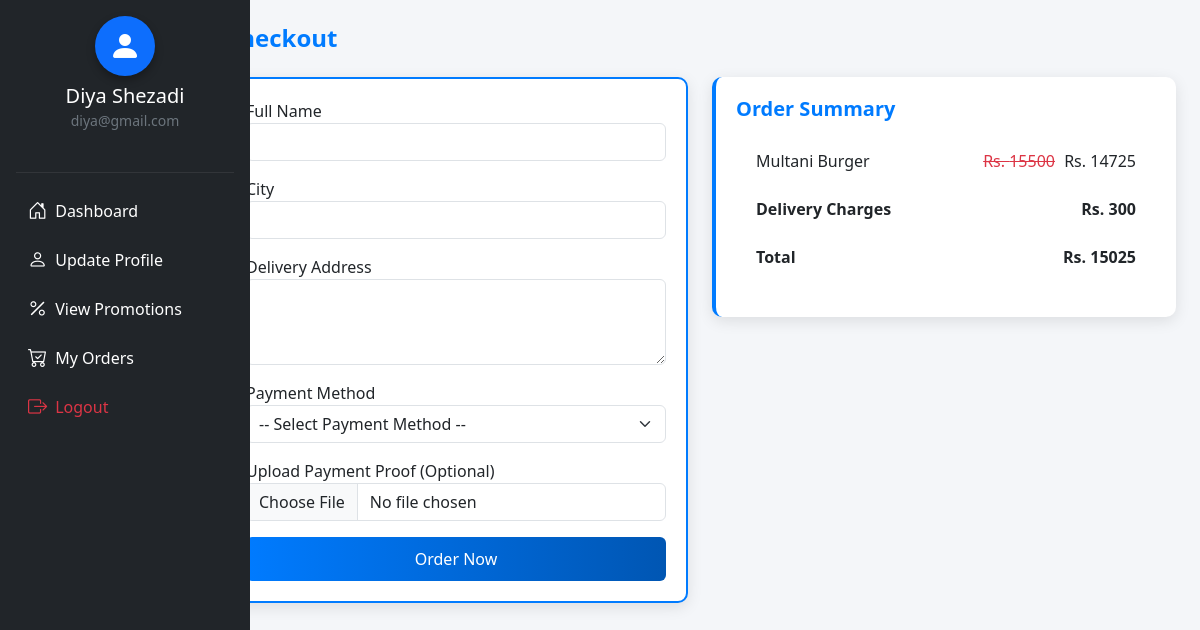
Page /customer/checkout.php (signed in) on the committed database.
### tables this page shows
CREATE TABLE `tbl_cart` (
  `id` int(11) NOT NULL,
  `customer_id` int(11) NOT NULL,
  `food_id` int(11) NOT NULL,
  `added_at` timestamp NOT NULL DEFAULT current_timestamp()
);

CREATE TABLE `tbl_foods` (
  `id` int(11) NOT NULL,
  `restaurant_id` int(11) DEFAULT NULL,
  `menu_id` int(11) DEFAULT NULL,
  `name` varchar(100) DEFAULT NULL,
  `price` int(11) DEFAULT NULL,
  `image` varchar(255) DEFAULT NULL,
  `discount` int(11) DEFAULT 0
);

### customer/checkout.php (the view, shortened to what this page needs)
<?php
include("../dbconnection.php");
$customer_id = $_SESSION['userid'];
$cart_query = mysqli_query($conn, "SELECT c.*, f.name, f.price, f.discount
    FROM tbl_cart c
    JOIN tbl_foods f ON c.food_id = f.id
    WHERE c.customer_id = '$customer_id'");
$items = [];
$total = 0;
while ($row = mysqli_fetch_assoc($cart_query)) {
    $original_price = $row['price'];
    $discount_percent = $row['discount'];
    $discounted_price = $original_price - ($original_price * $discount_percent / 100);
    $row['discounted_price'] = round($discounted_price);
    $items[] = $row;
    $total += $row['discounted_price'];
}
$delivery_charges = 300;
$grand_total = $total + $delivery_charges;
?>
<!DOCTYPE html>
<html>
<head>
  <link href="https://cdn.jsdelivr.net/npm/bootstrap@5.3.0/dist/css/bootstrap.min.css" rel="stylesheet">
</head>
<body>
<div class="container-fluid">
  <div class="row">
    <div class="col-md-3 col-lg-2 p-0 bg-dark text-white" style="min-height: 100vh; overflow-y: auto;">
      <?php include 'sidebar.php'; ?>
    </div>
    <div class="col-md-9 col-lg-10 p-4">
      <h4>Checkout</h4>
      <?php if (count($items) > 0): ?>
      <div class="row">
        <div class="col-md-6">
          <div class="checkout-form">
            <form method="POST" enctype="multipart/form-data">
              <div class="mb-3">
                <label>Full Name</label>
                <input type="text" name="fullname" class="form-control" required>
              </div>
              <div class="mb-3">
                <label>City</label>
                <input type="text" name="city" class="form-control" required>
              </div>
              <div class="mb-3">
                <label>Delivery Address</label>
                <textarea name="address" class="form-control" rows="3" required></textarea>
              </div>
              <div class="mb-3">
                <label>Payment Method</label>
                <select name="payment_method" class="form-select" required>
                  <option value="">-- Select Payment Method --</option>
                </select>
              </div>
              <div class="mb-3">
                <label>Upload Payment Proof (Optional)</label>
                <input type="file" name="proof" class="form-control">
              </div>
              <button type="submit" class="btn btn-order">Order Now</button>
            </form>
          </div>
        </div>
        <div class="col-md-6">
          <div class="order-summary-box">
            <h5>Order Summary</h5>
            <ul class="list-group mb-3">
              <?php foreach ($items as $item): ?>
                <li class="list-group-item d-flex justify-content-between align-items-center">
                  <?php echo $item['name']; ?>
                  <span>
                    <?php if ($item['discount'] > 0): ?>
                      <del>Rs. <?php echo $item['price']; ?></del>
                    <?php endif; ?>
                    Rs. <?php echo $item['discounted_price']; ?>
                  </span>
                </li>
              <?php endforeach; ?>
              <li class="list-group-item d-flex justify-content-between align-items-center">
                <strong>Delivery Charges</strong>
                <strong>Rs. <?php echo $delivery_charges; ?></strong>
              </li>
              <li class="list-group-item d-flex justify-content-between align-items-center">
                <strong>Total</strong>
                <strong>Rs. <?php echo $grand_total; ?></strong>
              </li>
            </ul>
          </div>
        </div>
      </div>
      <?php else: ?>
        <div class="alert alert-warning">Your cart is empty.</div>
      <?php endif; ?>
    </div>
  </div>
</div>
</body>
</html>

### customer/checkout.php (style rules this page uses)
body { background-color: #f4f6f9; font-family: 'Segoe UI', Tahoma, Geneva, Verdana, sans-serif; }
h4 { color: #007bff; font-weight: 700; margin-bottom: 1.5rem; }
.checkout-form { background-color: #fff; border: 2px solid #007bff; padding: 20px; border-radius: 10px; box-shadow: 0 4px 15px rgba(0,0,0,0.1); }
.order-summary-box { background-color: #fff; border-left: 4px solid #007bff; padding: 20px; border-radius: 10px; box-shadow: 0 4px 15px rgba(0,0,0,0.1); }
.order-summary-box h5 { color: #007bff; font-weight: 600; margin-bottom: 1rem; }
.list-group-item { border: none; padding: 12px 20px; font-size: 16px; }
.list-group-item del { color: #dc3545; margin-right: 5px; }
.form-control, .form-select, textarea { border-radius: 6px; box-shadow: none; }
.btn-order { background: linear-gradient(90deg, #007bff, #0056b3); color: #fff; font-weight: 500; padding: 10px 20px; border-radius: 6px; border: none; width: 100%; transition: all 0.3s ease; }
.col-md-6 { margin-bottom: 20px; }

### rows in the picture
tbl_cart: food.name "Multani Burger", food.price "15500", discounted_price "14725"

### other values in the picture
$customerName "Diya Shezadi"
$customerEmail "diya@gmail.com"
$delivery_charges "300"
$grand_total "15025"
